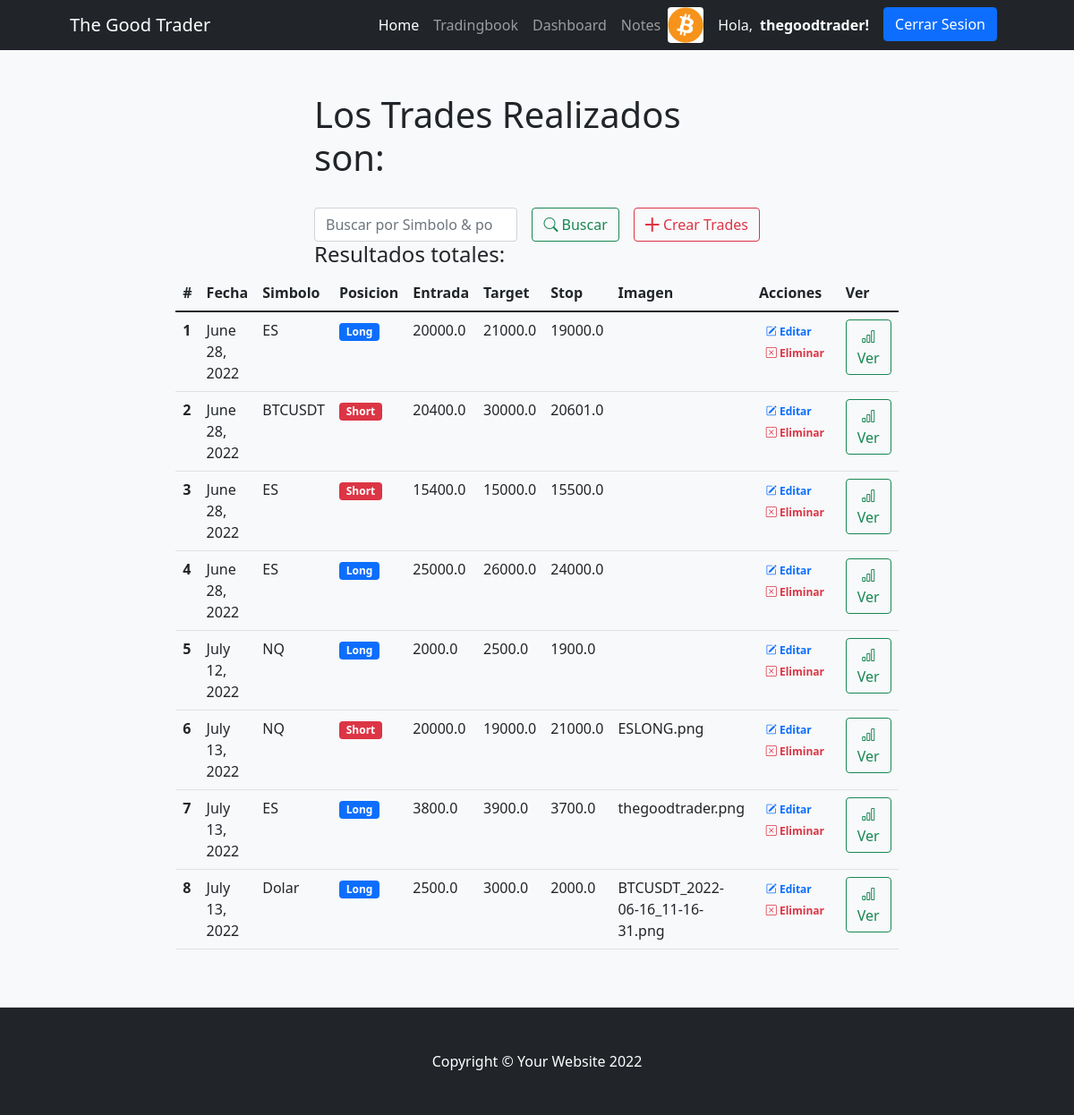
Page /trades/ (signed in) on the committed database.
### tradingbookapp/models.py (models this page shows)
class Avatar(models.Model):
    usuario = models.OneToOneField(User, on_delete=models.CASCADE)
    imagen = models.ImageField(upload_to='avatar/',blank=True,null=True)

class Trade(models.Model):
    fecha = models.DateField("Fecha de operacion (mm/dd/yyyy)",auto_now_add=False,auto_now=False,blank=True,null=True)
    simbolo = models.CharField("Simbolo",max_length=30)
    posiciones = (
        (1,"Long"),
        (2,"Short")
    )
    posicion = models.PositiveSmallIntegerField("Posicion",choices=posiciones)
    entrada = models.FloatField("Precio Entrada",)
    target = models.FloatField("Target")
    stop = models.FloatField("stop")
    tradeimagen = models.ImageField(upload_to='tradesimagen/',blank=True,null=True)

### tradingbookapp/views.py (the view, shortened to what this page needs)
# urls.py: path('trades/',views.Trades,name="Trades"),
@login_required
def Trades(request):
    trades = Trade.objects.all()
    ctx = {'trades':trades}
    return render(request,'tradingbookapp/trades.html',ctx)

### tradingbookapp/templates/tradingbookapp/trades.html (shortened to what this page needs)
{% extends "tradingbookapp/base.html" %}
{%block contenidopagina%}
<section class="bg-light py-5 border-bottom">
    <div class="container px-5">
        <div class="row gx-5 justify-content-center">
            <div class="col-lg-6">
                <h1>Los Trades Realizados son:</h1>
                <br>
                <div class="row gx-5 justify-content-center">
                    <div class="col-lg-12">
                        <form class="d-flex my-2 my-lg-0" action="" method="post">
                            <input class="flex-grow-0 form-control mr-sm-2" type="search" name="search" placeholder="Buscar por Simbolo & posicion" aria-label="Search">
                            <button class="btn btn-outline-success text-nowrap ms-3 my-2 my-sm-0" type="submit"> <i class="bi bi-search"></i> Buscar</button>
                            <a class="btn btn-outline-danger text-nowrap ms-3 my-2 my-sm-0" href="{% url 'crear_trades' %}"> <i class="bi bi-plus-lg"></i> Crear Trades</a>
                        </form>
                    </div>
                    <br>
                    <h4>Resultados
                        {% if search %}
                            para "{{busqueda}}":
                        {% else %}
                            totales:
                        {% endif %}
                    </h4>
                    <br>
                <table class="table">
                    <thead>
                        <th scope="col">#</th>
                        <th scope="col">Fecha</th>
                        <th scope="col">Simbolo</th>
                        <th scope="col">Posicion</th>
                        <th scope="col">Entrada</th>
                        <th scope="col">Target</th>
                        <th scope="col">Stop</th>
                        <th scope="col">Imagen</th>
                        <th scope="col">Acciones</th>
                        <th scope="col">Ver</th>
                    </thead>
                    <ul class= "list-group list-group-numbered">
                        {% for trade in trades  %}
                        <tr>
                            <th scope="row">{{forloop.counter}}</th>
                            <td>{{trade.fecha}}</td>
                            <td>{{trade.simbolo}}</td>
                            {% if trade.get_posicion_display == "Long"%}
                                <td><span class= "badge bg-primary rounded-pill>">{{trade.get_posicion_display}}</span></td>
                            {%else%}
                                <td><span class= "badge bg-danger rounded-pill>">{{trade.get_posicion_display}}</span></td>
                            {%endif%}
                            <td>{{trade.entrada}}</td>
                            <td>{{trade.target}}</td>
                            <td>{{trade.stop}}</td>
                            <td>{{trade.tradeimagen}}</td>
                            <td>
                                <a href="{% url 'Editar_trade' trade.id %}" class="text-primary badge badge-primary text-decoration-none"> <i class="bi bi-pencil-square"></i> Editar</a>
                                <a href="{% url 'Eliminar_trade' trade.id %}" class="text-danger badge badge-danger text-decoration-none"> <i class="bi bi-x-square"></i> Eliminar</a>
                            </td>
                            <td>
                                <a href="{% url 'Ver_trade' trade.id %}" class="btn btn-outline-success"> <i class="bi bi-bar-chart"></i> Ver</a>
                            </td>
                        </tr>
                        {% endfor %}
                    </ul>
                </table>
            </div>
        </div>
    </div>
</section>
{%endblock%}

### tradingbookapp/templates/tradingbookapp/base.html (shortened to what this page needs)
{% load static %}
<!DOCTYPE html>
<html lang="en">
    <head>
        <link href="https://cdn.jsdelivr.net/npm/bootstrap-icons@1.4.1/font/bootstrap-icons.css" rel="stylesheet" />
        <link href="{% static 'css/styles.css' %}"  rel="stylesheet" />
    </head>
    <body>
        <nav class="navbar navbar-expand-lg navbar-dark bg-dark">
            <div class="container px-5">
                <a class="navbar-brand" href="{%url 'Home' %}">The Good Trader</a>
                <div class="collapse navbar-collapse" id="navbarSupportedContent">
                    <ul class="navbar-nav ms-auto mb-2 mb-lg-0">
                        <li class="nav-item"><a class="nav-link active" aria-current="page" href="{%url 'Home' %}">Home</a></li>
                        <li class="nav-item"><a class="nav-link" href="{%url 'Trades' %}">Tradingbook</a></li>
                        <li class="nav-item"><a class="nav-link" href="{%url 'Dashboard' %}">Dashboard</a></li>
                        <li class="nav-item"><a class="nav-link" href="{%url 'Notes' %}">Notes</a></li>
                        {% if user.is_authenticated%}
                            <img class ="rounded" src={{user.avatar.imagen.url}} alt="" srcset="" style = "height:40px;">
                            <i class = "bi bi-person-circle"></i>
                            <li class="nav-item" href="{%url 'Profile' %}" ><p class="text-light my-2"> Hola,</p></li>
                            <li class="nav-item"><a class="nav-link active" aria-current="page" href="{%url 'Profile' %}"> <b>{{user.username}}!</b></a></li>
                            <li class="nav-item"><a class="btn btn-primary mx-2" href="{% url 'Logout'%}">Cerrar Sesion</a></li>
                        {% else %}
                            <li class="nav-item"><a class="btn btn-outline-light mx-2" href="{%url 'Login' %}">Iniciar Sesion</a></li>
                            <li class="nav-item"><a class="btn btn-primary mx-2" href="{%url 'Register' %}">Regístrese</a></li>
                        {% endif %}
                    </ul>
                </div>
            </div>
        </nav>
        {% block contenidopagina %}
        {% endblock %}
        <footer class="py-5 bg-dark">
            <div class="container px-5"><p class="m-0 text-center text-white">Copyright &copy; Your Website 2022</p></div>
        </footer>
    </body>
</html>

### rows in the picture
Trade: fecha "June 28, 2022", simbolo "ES", posicion "Long", entrada "20000.0", target "21000.0", stop "19000.0"
Trade: fecha "June 28, 2022", simbolo "BTCUSDT", posicion "Short", entrada "20400.0", target "30000.0", stop "20601.0"
Trade: fecha "June 28, 2022", simbolo "ES", posicion "Short", entrada "15400.0", target "15000.0", stop "15500.0"
Trade: fecha "June 28, 2022", simbolo "ES", posicion "Long", entrada "25000.0", target "26000.0", stop "24000.0"
Trade: fecha "July 12, 2022", simbolo "NQ", posicion "Long", entrada "2000.0", target "2500.0", stop "1900.0"
Trade: fecha "July 13, 2022", simbolo "NQ", posicion "Short", entrada "20000.0", target "19000.0", stop "21000.0", tradeimagen "ESLONG.png"
Trade: fecha "July 13, 2022", simbolo "ES", posicion "Long", entrada "3800.0", target "3900.0", stop "3700.0", tradeimagen "thegoodtrader.png"
Trade: fecha "July 13, 2022", simbolo "Dolar", posicion "Long", entrada "2500.0", target "3000.0", stop "2000.0", tradeimagen "BTCUSDT_2022-06-16_11-16-31.png"

### other values in the picture
{{ user.username }} "thegoodtrader"
